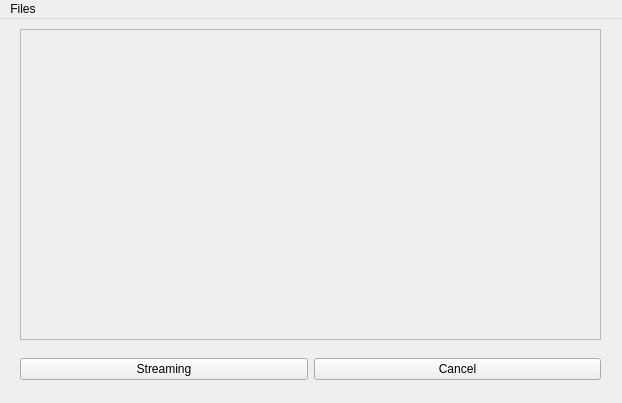
<?xml version="1.0" encoding="UTF-8"?>
<ui version="4.0">
 <class>MainWindow</class>
 <widget class="QMainWindow" name="MainWindow">
  <property name="geometry">
   <rect>
    <x>0</x>
    <y>0</y>
    <width>622</width>
    <height>403</height>
   </rect>
  </property>
  <property name="windowTitle">
   <string>StreamingApp</string>
  </property>
  <widget class="QWidget" name="centralwidget">
   <widget class="QWidget" name="horizontalLayoutWidget">
    <property name="geometry">
     <rect>
      <x>20</x>
      <y>330</y>
      <width>581</width>
      <height>41</height>
     </rect>
    </property>
    <layout class="QHBoxLayout" name="horizontalLayout">
     <item>
      <widget class="QPushButton" name="btnStream">
       <property name="text">
        <string>Streaming</string>
       </property>
      </widget>
     </item>
     <item>
      <widget class="QPushButton" name="btnCancel">
       <property name="text">
        <string>Cancel</string>
       </property>
      </widget>
     </item>
    </layout>
   </widget>
   <widget class="QWidget" name="gridLayoutWidget">
    <property name="geometry">
     <rect>
      <x>20</x>
      <y>10</y>
      <width>581</width>
      <height>311</height>
     </rect>
    </property>
    <layout class="QGridLayout" name="gridLayout">
     <item row="0" column="0">
      <widget class="QTextEdit" name="txtStatus">
       <property name="enabled">
        <bool>false</bool>
       </property>
      </widget>
     </item>
    </layout>
   </widget>
  </widget>
  <widget class="QMenuBar" name="menuBar">
   <property name="geometry">
    <rect>
     <x>0</x>
     <y>0</y>
     <width>622</width>
     <height>21</height>
    </rect>
   </property>
   <widget class="QMenu" name="menuFiles">
    <property name="title">
     <string>Files</string>
    </property>
    <addaction name="actionOpen"/>
    <addaction name="actionClose"/>
   </widget>
   <addaction name="menuFiles"/>
  </widget>
  <action name="actionOpen">
   <property name="text">
    <string>Open</string>
   </property>
  </action>
  <action name="actionClose">
   <property name="text">
    <string>Close</string>
   </property>
  </action>
 </widget>
 <resources/>
 <connections/>
</ui>
